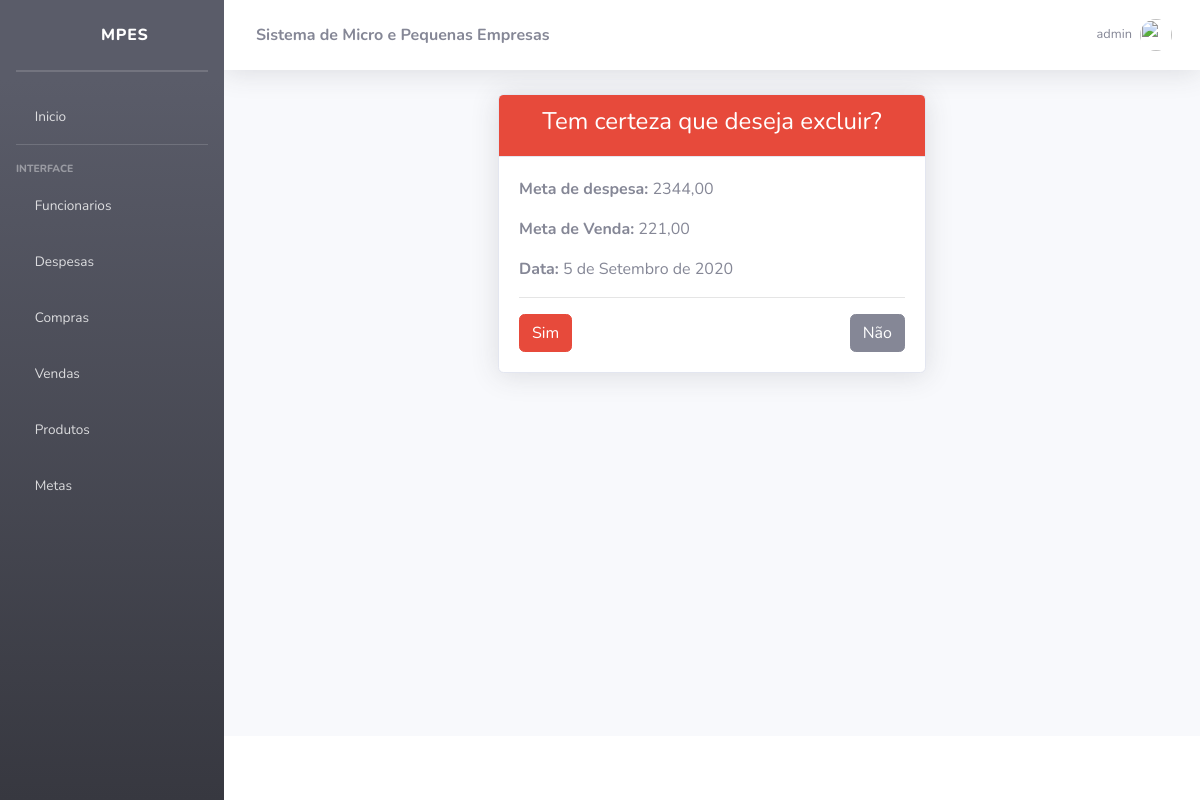
Page /meta/deletar/confirmar/2 (signed in) on the committed database.
### metaLucro/models.py (models this page shows)
class Meta(models.Model):
    usuario = models.ForeignKey(User, on_delete=models.CASCADE)
    data = models.DateField()
    despesa = models.DecimalField(max_digits=15, decimal_places=2)  # Campo para o valor de despesas
    venda = models.DecimalField(max_digits=15, decimal_places=2)  # Campo para o valor de vendas

### metaLucro/views.py (the view)
# urls.py: path("deletar/confirmar/<int:id_meta>", views.confirmarExcluir, name="confirmarMeta"),
@group_required('administrador')
@login_required
def confirmarExcluir(request,id_meta):
    meta = Meta.objects.get(pk=id_meta)
    return render(request, "MetaLucro/confirmarExcluir.html", {'meta': meta})

### MPEs/utils.py (called while the page is built, shortened)
def group_required(groups, login_url=None, raise_exception=False):
    user = Usuario
    def check_perms(user):
        if user.is_superuser:
            return True
    return user_passes_test(check_perms, login_url=login_url)

### templates/metaLucro/confirmarExcluir.html
{% extends 'base.html' %}
{% block content %}
  <div class="container mt-4">
    <div class="row justify-content-center">
      <div class="col-md-6">
        <div class="card shadow">
          <div class="card-header bg-danger text-white text-center">
            <h4 class="alert-heading">Tem certeza que deseja excluir?</h4>
          </div>
          <div class="card-body">
            <p>
              <strong>Meta de despesa:</strong> {{ meta.despesa }}
            </p>
            <p>
              <strong>Meta de Venda:</strong> {{ meta.venda }}
            </p>
            <p>
              <strong>Data:</strong> {{ meta.data }}
            </p>
            <hr />
            <div class="d-flex justify-content-between">
              <a href="/meta/deletar/{{ meta.id }}" class="btn btn-danger">Sim</a>
              <a href="/meta/" class="btn btn-secondary">Não</a>
            </div>
          </div>
        </div>
      </div>
    </div>
  </div>
{% endblock %}

### templates/topbar.html (shortened to what this page needs)
{% load static %}
<nav class="navbar navbar-expand navbar-light bg-white topbar mb-4 static-top shadow">
    <div class="sidebar-brand-text mx-3"><strong>Sistema de Micro e Pequenas Empresas</strong></div>
    <ul class="navbar-nav ml-auto">
        <li class="nav-item dropdown no-arrow d-sm-none">
        <li class="nav-item dropdown no-arrow">
            <a class="nav-link dropdown-toggle" href="#" id="userDropdown" role="button"
                data-toggle="dropdown" aria-haspopup="true" aria-expanded="false">
                <span class="mr-2 d-none d-lg-inline text-gray-600 small">{{ user }}</span>
                <img class="img-profile rounded-circle"
                src="{% static 'img/undraw_profile.svg' %}">
        </a>
        </li>
    </ul>
</nav>

### rows in the picture
Meta: despesa "2344,00", venda "221,00", data "5 de Setembro de 2020"

### other values in the picture
{{ user }} "admin"
